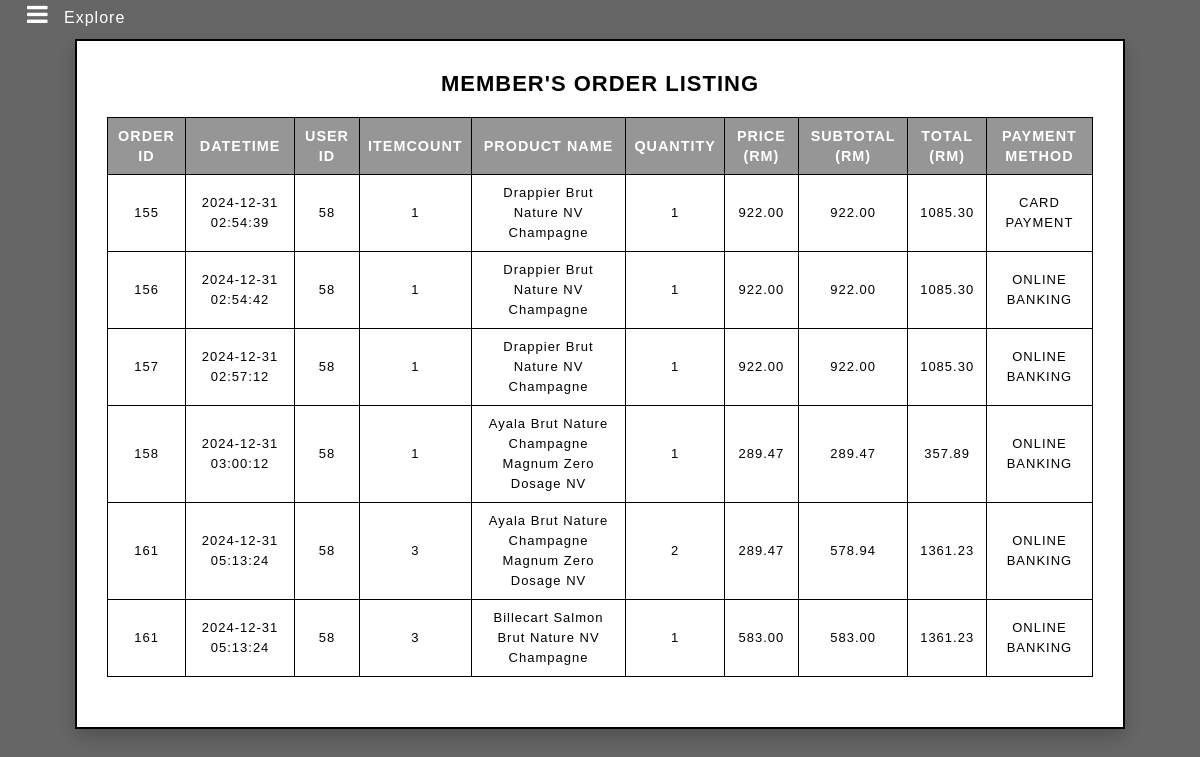
Page /Web-Integrated/admin_order_listing.php on the committed database.
### tables this page shows
CREATE TABLE `order_items` (
  `id` int(11) NOT NULL,
  `order_id` int(10) NOT NULL,
  `product_name` varchar(100) NOT NULL,
  `year` int(4) NOT NULL,
  `quantity` int(4) DEFAULT NULL,
  `price` decimal(10,2) DEFAULT NULL,
  `subtotal` decimal(10,2) DEFAULT NULL
);

CREATE TABLE `checkout` (
  `order_id` int(10) NOT NULL,
  `user_id` int(10) NOT NULL,
  `datetime` datetime NOT NULL DEFAULT current_timestamp(),
  `item_count` int(4) DEFAULT NULL,
  `total` decimal(10,2) DEFAULT NULL,
  `method` varchar(20) DEFAULT NULL
);

### Web-Integrated/admin_order_listing.php (the view, shortened to what this page needs)
<?php require 'base_checkout.php';
$stm = $_db->prepare('SELECT *
                      FROM checkout c, order_items o
                      WHERE c.order_id = o.order_id');
$stm->execute();
$order = $stm->fetchAll(PDO::FETCH_OBJ);
include('admin_header.php');
?>
<!DOCTYPE html>
<html lang="en">
<head>
    <link rel="stylesheet" href="css/admin_order_listing.css">
    <link rel="stylesheet" href="https://cdnjs.cloudflare.com/ajax/libs/font-awesome/4.7.0/css/font-awesome.min.css">
    <link rel="stylesheet" href="css/orderlisting.css">
    <link rel="stylesheet" href="css/background.css">
    <link rel="stylesheet" href="css/menu.css">
</head>
<body>
<div class="order-list">
    <h1>MEMBER'S ORDER LISTING</h1>
    <table class="listing">
        <tr>
            <th>Order ID</th>
            <th>DateTime</th>
            <th>User ID</th>
            <th>ItemCount</th>
            <th>Product Name</th>
            <th>Quantity</th>
            <th>Price (RM)</th>
            <th>Subtotal (RM)</th>
            <th>Total (RM)</th>
            <th>Payment Method</th>
        </tr>
        <?php foreach ($order as $order): ?>
            <tr>
                <td><?= htmlspecialchars($order->order_id) ?></td>
                <td><?= htmlspecialchars($order->datetime) ?></td>
                <td><?= htmlspecialchars($order->user_id) ?></td>
                <td><?= htmlspecialchars($order->item_count) ?></td>
                <td><?= htmlspecialchars($order->product_name) ?></td>
                <td><?= htmlspecialchars($order->quantity) ?></td>
                <td><?= htmlspecialchars($order->price) ?></td>
                <td><?= htmlspecialchars($order->subtotal) ?></td>
                <td><?= htmlspecialchars($order->total) ?></td>
                <td><?= htmlspecialchars($order->method) ?></td>
            </tr>
        <?php endforeach; ?>
    </table>
</div>
</body>
</html>

### Web-Integrated/admin_header.php (shortened to what this page needs)
<!DOCTYPE html>
<html lang="en">
<head>
    <link rel="stylesheet" href="https://cdnjs.cloudflare.com/ajax/libs/font-awesome/4.7.0/css/font-awesome.min.css">
</head>
<body>
<header class="header">
    <div class="menu-bar">
    <i class="fa fa-bars" aria-hidden="true" onclick="toggleMenu()"></i>
    <span style="padding-left: 10px">Explore</span>
    </div>
</header>
</body>
</html>

### Web-Integrated/css/admin_order_listing.css (style rules this page uses)
.listing { width: 100%; max-width: 1150px; border-collapse: collapse; margin: 20px 0; }
.listing th, .listing td { padding: 8px; text-align: center; font-size: 13px; text-transform: none; border: 1px solid #000; }
.listing th { background-color: #00000069; color: #fff; font-size: 0.9em; text-transform: uppercase; }
.listing td { color: #000; }

### Web-Integrated/css/orderlisting.css (style rules this page uses)
body { font-family: 'Arial', sans-serif; background: url('background-image.jpg') no-repeat center center fixed; background-size: cover; color: #000000; margin: 0; padding: 0; letter-spacing: 1px; }
h1 { color: #000000; text-align: center; font-size: 22px; }
.order-list { border: 2px solid #000000; padding: 30px; margin: 10px auto; width: 100%; max-width: 1050px; background: rgb(255, 255, 255); backdrop-filter: blur(15px); border: 2px double #000000; box-shadow: 0 8px 16px rgba(0, 0, 0, 0.2); }
.listing { width: 100%; border-collapse: collapse; margin-bottom: 20px; line-height: 20px; }
table, th, td { border: 1px solid #000000; }
th, td { padding: 8px; text-align: left; color: #000000; }
th { background-color: #0000006f; color: #fff; font-size: 0.7em; }
td { color: #000000; font-size: 0.7em; }

### Web-Integrated/css/background.css (style rules this page uses)
* { margin: 0; padding: 0; box-sizing: border-box; }
body { font-family: 'Lucida Sans', 'Lucida Sans Regular', 'Lucida Grande', 'Lucida Sans Unicode', Geneva, Verdana, sans-serif; color: rgb(255, 255, 255); margin: 0; min-height: 100vh; display: flex; flex-direction: column; position: relative; overflow-x: hidden; animation: slideBackground 15s ease-in-out infinite; background-size: cover; }
body::before { content: ""; position: absolute; top: 0; left: 0; width: 100%; height: 100%; filter: blur(2px); z-index: -1; }
body::after { content: ""; position: absolute; top: 0; left: 0; width: 100%; height: 100%; background-color: rgba(0, 0, 0, 0.6); z-index: -1; }

### Web-Integrated/css/menu.css (style rules this page uses)
body { font-family: 'Lucida Sans', 'Lucida Sans Regular', 'Lucida Grande', 'Lucida Sans Unicode', Geneva, Verdana, sans-serif; color: rgb(255, 255, 255); margin: 0; min-height: 100vh; display: flex; flex-direction: column; position: relative; overflow-x: hidden; animation: slideBackground 15s ease-in-out infinite; background-size: cover; }
.header { display: flex; justify-content: space-between; align-items: center; padding: 2px; margin-left: 25px; }
.menu-bar { position: relative; }
.menu-bar i { cursor: pointer; font-size: 24px; }

### rows in the picture
order_items: order "155", order.datetime "2024-12-31 02:54:39", order.user_id "58", order.item_count "1", product_name "Drappier Brut Nature NV Champagne", quantity "1", price "922.00", subtotal "922.00", order.total "1085.30", order.method "CARD PAYMENT"
order_items: order "156", order.datetime "2024-12-31 02:54:42", order.user_id "58", order.item_count "1", product_name "Drappier Brut Nature NV Champagne", quantity "1", price "922.00", subtotal "922.00", order.total "1085.30", order.method "ONLINE BANKING"
order_items: order "157", order.datetime "2024-12-31 02:57:12", order.user_id "58", order.item_count "1", product_name "Drappier Brut Nature NV Champagne", quantity "1", price "922.00", subtotal "922.00", order.total "1085.30", order.method "ONLINE BANKING"
order_items: order "158", order.datetime "2024-12-31 03:00:12", order.user_id "58", order.item_count "1", product_name "Ayala Brut Nature Champagne Magnum Zero Dosage NV", quantity "1", price "289.47", subtotal "289.47", order.total "357.89", order.method "ONLINE BANKING"
order_items: order "161", order.datetime "2024-12-31 05:13:24", order.user_id "58", order.item_count "3", product_name "Ayala Brut Nature Champagne Magnum Zero Dosage NV", quantity "2", price "289.47", subtotal "578.94", order.total "1361.23", order.method "ONLINE BANKING"
order_items: order "161", order.datetime "2024-12-31 05:13:24", order.user_id "58", order.item_count "3", product_name "Billecart Salmon Brut Nature NV Champagne", quantity "1", price "583.00", subtotal "583.00", order.total "1361.23", order.method "ONLINE BANKING"
